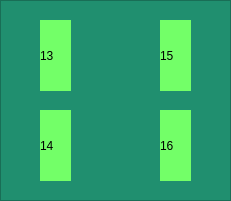
    <widget class="QFrame" name="sr1_18">
     <property name="geometry">
      <rect>
       <x>360</x>
       <y>270</y>
       <width>231</width>
       <height>201</height>
      </rect>
     </property>
     <property name="palette">
      <palette>
       <active>
        <colorrole role="WindowText">
         <brush brushstyle="SolidPattern">
          <color alpha="255">
           <red>0</red>
           <green>0</green>
           <blue>0</blue>
          </color>
         </brush>
        </colorrole>
        <colorrole role="Button">
         <brush brushstyle="SolidPattern">
          <color alpha="255">
           <red>32</red>
           <green>143</green>
           <blue>111</blue>
          </color>
         </brush>
        </colorrole>
        <colorrole role="Light">
         <brush brushstyle="SolidPattern">
          <color alpha="255">
           <red>48</red>
           <green>215</green>
           <blue>166</blue>
          </color>
         </brush>
        </colorrole>
        <colorrole role="Midlight">
         <brush brushstyle="SolidPattern">
          <color alpha="255">
           <red>40</red>
           <green>179</green>
           <blue>138</blue>
          </color>
         </brush>
        </colorrole>
        <colorrole role="Dark">
         <brush brushstyle="SolidPattern">
          <color alpha="255">
           <red>16</red>
           <green>71</green>
           <blue>55</blue>
          </color>
         </brush>
        </colorrole>
        <colorrole role="Mid">
         <brush brushstyle="SolidPattern">
          <color alpha="255">
           <red>21</red>
           <green>95</green>
           <blue>74</blue>
          </color>
         </brush>
        </colorrole>
        <colorrole role="Text">
         <brush brushstyle="SolidPattern">
          <color alpha="255">
           <red>0</red>
           <green>0</green>
           <blue>0</blue>
          </color>
         </brush>
        </colorrole>
        <colorrole role="BrightText">
         <brush brushstyle="SolidPattern">
          <color alpha="255">
           <red>255</red>
           <green>255</green>
           <blue>255</blue>
          </color>
         </brush>
        </colorrole>
        <colorrole role="ButtonText">
         <brush brushstyle="SolidPattern">
          <color alpha="255">
           <red>0</red>
           <green>0</green>
           <blue>0</blue>
          </color>
         </brush>
        </colorrole>
        <colorrole role="Base">
         <brush brushstyle="SolidPattern">
          <color alpha="255">
           <red>255</red>
           <green>255</green>
           <blue>255</blue>
          </color>
         </brush>
        </colorrole>
        <colorrole role="Window">
         <brush brushstyle="SolidPattern">
          <color alpha="255">
           <red>32</red>
           <green>143</green>
           <blue>111</blue>
          </color>
         </brush>
        </colorrole>
        <colorrole role="Shadow">
         <brush brushstyle="SolidPattern">
          <color alpha="255">
           <red>0</red>
           <green>0</green>
           <blue>0</blue>
          </color>
         </brush>
        </colorrole>
        <colorrole role="AlternateBase">
         <brush brushstyle="SolidPattern">
          <color alpha="255">
           <red>143</red>
           <green>199</green>
           <blue>183</blue>
          </color>
         </brush>
        </colorrole>
        <colorrole role="ToolTipBase">
         <brush brushstyle="SolidPattern">
          <color alpha="255">
           <red>255</red>
           <green>255</green>
           <blue>220</blue>
          </color>
         </brush>
        </colorrole>
        <colorrole role="ToolTipText">
         <brush brushstyle="SolidPattern">
          <color alpha="255">
           <red>0</red>
           <green>0</green>
           <blue>0</blue>
          </color>
         </brush>
        </colorrole>
       </active>
       <inactive>
        <colorrole role="WindowText">
         <brush brushstyle="SolidPattern">
          <color alpha="255">
           <red>0</red>
           <green>0</green>
           <blue>0</blue>
          </color>
         </brush>
        </colorrole>
        <colorrole role="Button">
         <brush brushstyle="SolidPattern">
          <color alpha="255">
           <red>32</red>
           <green>143</green>
           <blue>111</blue>
          </color>
         </brush>
        </colorrole>
        <colorrole role="Light">
         <brush brushstyle="SolidPattern">
          <color alpha="255">
           <red>48</red>
           <green>215</green>
           <blue>166</blue>
          </color>
         </brush>
        </colorrole>
        <colorrole role="Midlight">
         <brush brushstyle="SolidPattern">
          <color alpha="255">
           <red>40</red>
           <green>179</green>
           <blue>138</blue>
          </color>
         </brush>
        </colorrole>
        <colorrole role="Dark">
         <brush brushstyle="SolidPattern">
          <color alpha="255">
           <red>16</red>
           <green>71</green>
           <blue>55</blue>
          </color>
         </brush>
        </colorrole>
        <colorrole role="Mid">
         <brush brushstyle="SolidPattern">
          <color alpha="255">
           <red>21</red>
           <green>95</green>
           <blue>74</blue>
          </color>
         </brush>
        </colorrole>
        <colorrole role="Text">
         <brush brushstyle="SolidPattern">
          <color alpha="255">
           <red>0</red>
           <green>0</green>
           <blue>0</blue>
          </color>
         </brush>
        </colorrole>
        <colorrole role="BrightText">
         <brush brushstyle="SolidPattern">
          <color alpha="255">
           <red>255</red>
           <green>255</green>
           <blue>255</blue>
          </color>
         </brush>
        </colorrole>
        <colorrole role="ButtonText">
         <brush brushstyle="SolidPattern">
          <color alpha="255">
           <red>0</red>
           <green>0</green>
           <blue>0</blue>
          </color>
         </brush>
        </colorrole>
        <colorrole role="Base">
         <brush brushstyle="SolidPattern">
          <color alpha="255">
           <red>255</red>
           <green>255</green>
           <blue>255</blue>
          </color>
         </brush>
        </colorrole>
        <colorrole role="Window">
         <brush brushstyle="SolidPattern">
          <color alpha="255">
           <red>32</red>
           <green>143</green>
           <blue>111</blue>
          </color>
         </brush>
        </colorrole>
        <colorrole role="Shadow">
         <brush brushstyle="SolidPattern">
          <color alpha="255">
           <red>0</red>
           <green>0</green>
           <blue>0</blue>
          </color>
         </brush>
        </colorrole>
        <colorrole role="AlternateBase">
         <brush brushstyle="SolidPattern">
          <color alpha="255">
           <red>143</red>
           <green>199</green>
           <blue>183</blue>
          </color>
         </brush>
        </colorrole>
        <colorrole role="ToolTipBase">
         <brush brushstyle="SolidPattern">
          <color alpha="255">
           <red>255</red>
           <green>255</green>
           <blue>220</blue>
          </color>
         </brush>
        </colorrole>
        <colorrole role="ToolTipText">
         <brush brushstyle="SolidPattern">
          <color alpha="255">
           <red>0</red>
           <green>0</green>
           <blue>0</blue>
          </color>
         </brush>
        </colorrole>
       </inactive>
       <disabled>
        <colorrole role="WindowText">
         <brush brushstyle="SolidPattern">
          <color alpha="255">
           <red>16</red>
           <green>71</green>
           <blue>55</blue>
          </color>
         </brush>
        </colorrole>
        <colorrole role="Button">
         <brush brushstyle="SolidPattern">
          <color alpha="255">
           <red>32</red>
           <green>143</green>
           <blue>111</blue>
          </color>
         </brush>
        </colorrole>
        <colorrole role="Light">
         <brush brushstyle="SolidPattern">
          <color alpha="255">
           <red>48</red>
           <green>215</green>
           <blue>166</blue>
          </color>
         </brush>
        </colorrole>
        <colorrole role="Midlight">
         <brush brushstyle="SolidPattern">
          <color alpha="255">
           <red>40</red>
           <green>179</green>
           <blue>138</blue>
          </color>
         </brush>
        </colorrole>
        <colorrole role="Dark">
         <brush brushstyle="SolidPattern">
          <color alpha="255">
           <red>16</red>
           <green>71</green>
           <blue>55</blue>
          </color>
         </brush>
        </colorrole>
        <colorrole role="Mid">
         <brush brushstyle="SolidPattern">
          <color alpha="255">
           <red>21</red>
           <green>95</green>
           <blue>74</blue>
          </color>
         </brush>
        </colorrole>
        <colorrole role="Text">
         <brush brushstyle="SolidPattern">
          <color alpha="255">
           <red>16</red>
           <green>71</green>
           <blue>55</blue>
          </color>
         </brush>
        </colorrole>
        <colorrole role="BrightText">
         <brush brushstyle="SolidPattern">
          <color alpha="255">
           <red>255</red>
           <green>255</green>
           <blue>255</blue>
          </color>
         </brush>
        </colorrole>
        <colorrole role="ButtonText">
         <brush brushstyle="SolidPattern">
          <color alpha="255">
           <red>16</red>
           <green>71</green>
           <blue>55</blue>
          </color>
         </brush>
        </colorrole>
        <colorrole role="Base">
         <brush brushstyle="SolidPattern">
          <color alpha="255">
           <red>32</red>
           <green>143</green>
           <blue>111</blue>
          </color>
         </brush>
        </colorrole>
        <colorrole role="Window">
         <brush brushstyle="SolidPattern">
          <color alpha="255">
           <red>32</red>
           <green>143</green>
           <blue>111</blue>
          </color>
         </brush>
        </colorrole>
        <colorrole role="Shadow">
         <brush brushstyle="SolidPattern">
          <color alpha="255">
           <red>0</red>
           <green>0</green>
           <blue>0</blue>
          </color>
         </brush>
        </colorrole>
        <colorrole role="AlternateBase">
         <brush brushstyle="SolidPattern">
          <color alpha="255">
           <red>32</red>
           <green>143</green>
           <blue>111</blue>
          </color>
         </brush>
        </colorrole>
        <colorrole role="ToolTipBase">
         <brush brushstyle="SolidPattern">
          <color alpha="255">
           <red>255</red>
           <green>255</green>
           <blue>220</blue>
          </color>
         </brush>
        </colorrole>
        <colorrole role="ToolTipText">
         <brush brushstyle="SolidPattern">
          <color alpha="255">
           <red>0</red>
           <green>0</green>
           <blue>0</blue>
          </color>
         </brush>
        </colorrole>
       </disabled>
      </palette>
     </property>
     <property name="autoFillBackground">
      <bool>true</bool>
     </property>
     <property name="frameShape">
      <enum>QFrame::StyledPanel</enum>
     </property>
     <property name="frameShadow">
      <enum>QFrame::Raised</enum>
     </property>
     <widget class="QLabel" name="label_33">
      <property name="geometry">
       <rect>
        <x>40</x>
        <y>20</y>
        <width>31</width>
        <height>71</height>
       </rect>
      </property>
      <property name="styleSheet">
       <string notr="true">background-color: rgb(115, 255, 104);</string>
      </property>
      <property name="text">
       <string>13</string>
      </property>
     </widget>
     <widget class="QLabel" name="label_34">
      <property name="geometry">
       <rect>
        <x>160</x>
        <y>20</y>
        <width>31</width>
        <height>71</height>
       </rect>
      </property>
      <property name="styleSheet">
       <string notr="true">background-color: rgb(115, 255, 104);</string>
      </property>
      <property name="text">
       <string>15</string>
      </property>
     </widget>
     <widget class="QLabel" name="label_35">
      <property name="geometry">
       <rect>
        <x>40</x>
        <y>110</y>
        <width>31</width>
        <height>71</height>
       </rect>
      </property>
      <property name="styleSheet">
       <string notr="true">background-color: rgb(115, 255, 104);</string>
      </property>
      <property name="text">
       <string>14</string>
      </property>
     </widget>
     <widget class="QLabel" name="label_36">
      <property name="geometry">
       <rect>
        <x>160</x>
        <y>110</y>
        <width>31</width>
        <height>71</height>
       </rect>
      </property>
      <property name="styleSheet">
       <string notr="true">background-color: rgb(115, 255, 104);</string>
      </property>
      <property name="text">
       <string>16</string>
      </property>
     </widget>
    </widget>
